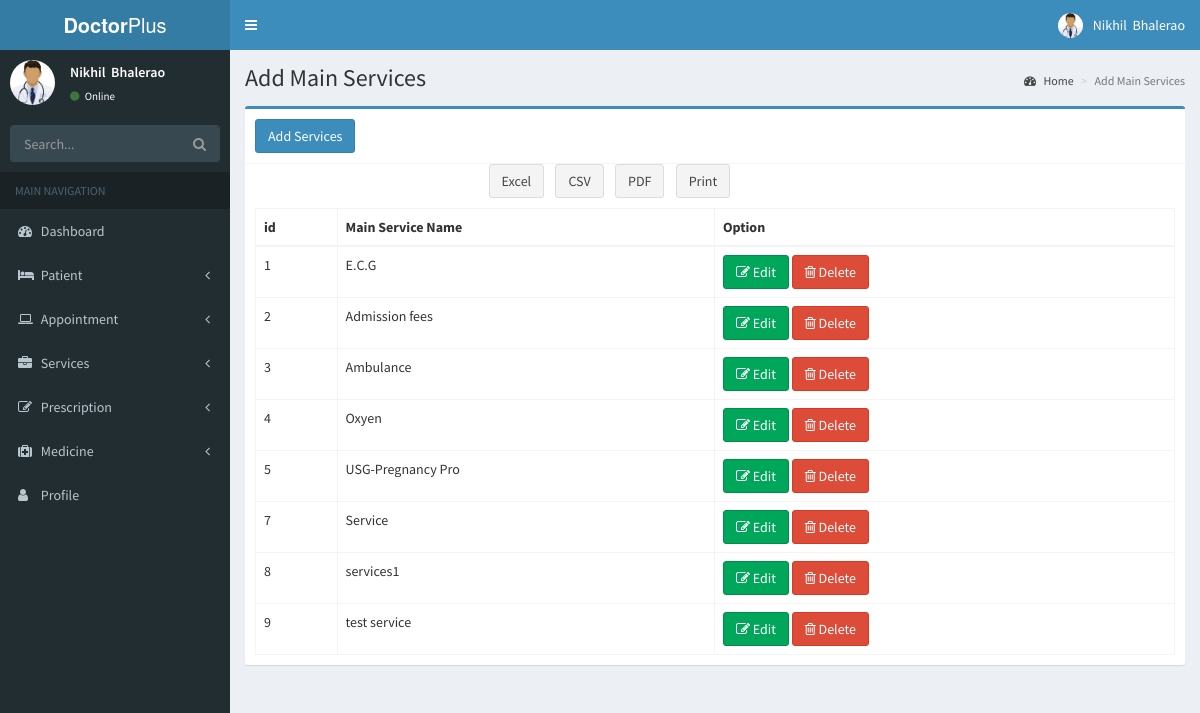
/dashboard/Services/addservices.php, run on the app's committed database.
### tables this page shows
CREATE TABLE IF NOT EXISTS `mainservices` (
  `id` int(100) NOT NULL AUTO_INCREMENT,
  `mainservicename` varchar(100) NOT NULL,
  PRIMARY KEY (`id`)
);

### dashboard/Services/addservices.php (the view, shortened to what this page needs)
<?php include"../Include/header.php";?>
<?php include"../Include/sidebar.php";?>
<?php
include("../inc/connect.php") ;
$query=mysqli_query($db_connect, "SELECT * FROM mainservices")or die (mysql_error());
$row1=mysql_fetch_all($query);
function mysql_fetch_all($query) {
    $all = array();
    while ($all[] = mysqli_fetch_assoc($query)) {$temp=$all;}
    return $temp;
}
?>
<div class="content-wrapper">
    <section class="content-header">
      <h1>
        Add Main Services
      </h1>
      <ol class="breadcrumb">
        <li><a href="#"><i class="fa fa-dashboard"></i> Home</a></li>
        <li class="active">Add Main Services</li>
      </ol>
    </section>
    <section class="content">
      <div class="row">
        <div class="col-xs-12">
        <div class="box box-primary">
            <div class="box-header with-border">
              <a href="mainservices.php">
              <button type="submit" name="submit" class="btn btn-primary">Add Services</button></a><br>
              </div>
<td>
<a href="./exceladdscervice.php"> <button type="button" class="btn btn-default">Excel</button></a>
</td>&nbsp;&nbsp;
<td>
<a href="csvaddservice.php"><button type="button" class="btn btn-default">CSV</button></a>
</td>&nbsp;&nbsp;
<td>
<a href="./PDF/addmainser_pdf.php"><button type="button" class="btn btn-default">PDF</button></a>
 </td>&nbsp;&nbsp;
<td>
    <td>
                    <button type="button" onclick="window.print();" class="btn btn-default">Print</button>
                  </td>
            <div class="box-body">
<table id="example1" class="table table-bordered table-hover">
<thead>
 <tr>
<th>id</th>
  <th>Main Service Name</th>
  <th>Option</th>
</tr>
</thead>
<tbody>
<?php
     foreach ($row1 as $row)
      {
?> <tr>
<td><?php echo $row['id'];?></td>
<td><?php echo $row['mainservicename'];?></td>
<td><a href="editmainservices.php?id=<?php echo $row['id'];?>"><span class="btn btn-success bg-green"><i class="fa fa-edit"></i> Edit </span></a>
<a href="delete.php?id=<?php echo $row['id'];?>"><span class="btn btn-danger"><i class="fa fa-trash-o"></i> Delete </span></a></td>
</tr>
<?php } ?>
</tbody>
</table>
</div>
</div>
</div>
</div>
</section>
  </div>
<?php include "../Include/footer.php";?>

### dashboard/Include/header.php (shortened to what this page needs)
<?php include"../inc/connect.php";
 ?>
 <!DOCTYPE html>
<html>
<head>
  <link rel="stylesheet" href="../bower_components/bootstrap/dist/css/bootstrap.min.css">
  <link rel="stylesheet" href="../bower_components/font-awesome/css/font-awesome.min.css">
  <link rel="stylesheet" href="../bower_components/Ionicons/css/ionicons.min.css">
  <link rel="stylesheet" href="../bower_components/select2/dist/css/select2.min.css">
  <link rel="stylesheet" href="../dist/css/AdminLTE.min.css">
  <link rel="stylesheet" href="../dist/css/skins/_all-skins.min.css">
  <link rel="stylesheet" href="../bower_components/morris.js/morris.css">
  <link rel="stylesheet" href="../bower_components/jvectormap/jquery-jvectormap.css">
  <link rel="stylesheet" href="../bower_components/bootstrap-datepicker/dist/css/bootstrap-datepicker.min.css">
  <link rel="stylesheet" href="../bower_components/bootstrap-daterangepicker/daterangepicker.css">
  <link rel="stylesheet" href="../plugins/bootstrap-wysihtml5/bootstrap3-wysihtml5.min.css">
  <link rel="stylesheet" href="../bower_components/fullcalendar/dist/fullcalendar.min.css">
  <link rel="stylesheet" href="../bower_components/fullcalendar/dist/fullcalendar.print.min.css" media="print">
  <link rel="stylesheet" href="../bower_components/datatables.net-bs/css/dataTables.bootstrap.min.css">
  </head>
<body class="hold-transition skin-blue sidebar-mini">
<div class="wrapper">
  <header class="main-header">
    <a href="index.php" class="logo">
      <span class="logo-lg"><b>Doctor</b>Plus</span>
    </a>
    <nav class="navbar navbar-static-top">
      <a href="#" class="sidebar-toggle" data-toggle="push-menu" role="button">
      </a>
      <div class="navbar-custom-menu">
        <ul class="nav navbar-nav">
        <li class="dropdown user user-menu">
         <a href="#" class="dropdown-toggle" data-toggle="dropdown">
          <?php
$sql="SELECT * FROM login";
    $write =mysqli_query($db_connect, $sql) or die(mysql_error($db_connect));
     $row2=mysqli_fetch_array($write)or die (mysql_error($db_connect));
?>
              <img src="../../dashboard/Upload/Adminprofile/<?php echo $row2['profile'];?>" class="user-image" alt="User Image">
              <span class="hidden-xs"><?php echo $row2['fname'];?>&nbsp;
           <?php echo $row2['lname'];?></span>
            </a>
          </li>
        </ul>
      </div>
    </nav>
  </header>

### dashboard/Include/sidebar.php (shortened to what this page needs)
  <aside class="main-sidebar">
    <section class="sidebar">
      <div class="user-panel">
        <div class="pull-left image">
           <?php
$sql="SELECT * FROM login";
    $write =mysqli_query($db_connect, $sql) or die(mysql_error($db_connect));
     $row2=mysqli_fetch_array($write)or die (mysql_error($db_connect));
     ?>
          <img src="../../dashboard/Upload/Adminprofile/<?php echo $row2['profile'];?>" class="img-circle" alt="User Image">
        </div>
        <div class="pull-left info">
          <p><?php echo $row2['fname'];?>&nbsp;
           <?php echo $row2['lname'];?></p>
          <a href="#"><i class="fa fa-circle text-success"></i> Online</a>
        </div>
      </div>
      <form action="#" method="get" class="sidebar-form">
        <div class="input-group">
          <input type="text" name="q" class="form-control" placeholder="Search...">
          <span class="input-group-btn">
                <button type="submit" name="search" id="search-btn" class="btn btn-flat"><i class="fa fa-search"></i>
                </button>
              </span>
        </div>
      </form>
      <ul class="sidebar-menu" data-widget="tree">
        <li class="header">MAIN NAVIGATION</li>
        <li>
          <a href=".././Index/index.php">
            <i class="fa fa-dashboard"></i> <span>Dashboard</span>
         </a>
        </li>
       <li class="treeview">
          <a href="#">
            <i class="fa fa-bed"></i> <span>Patient</span>
            <span class="pull-right-container">
              <i class="fa fa-angle-left pull-right"></i>
            </span>
          </a>
        </li>
        <li class="treeview">
          <a href="#">
            <i class="fa fa-laptop"></i> <span>Appointment</span>
            <span class="pull-right-container">
              <i class="fa fa-angle-left pull-right"></i>
            </span>
          </a>
        </li>
         <li class="treeview">
          <a href="#">
            <i class="fa fa-briefcase"></i> <span>Services</span>
            <span class="pull-right-container">
              <i class="fa fa-angle-left pull-right"></i>
            </span>
          </a>
        </li>
        <li class="treeview">
          <a href="#">
            <i class="fa fa-edit"></i> <span>Prescription</span>
            <span class="pull-right-container">
              <i class="fa fa-angle-left pull-right"></i>
            </span>
          </a>
        </li>
         <li class="treeview">
          <a href="#">
            <i class="fa fa-medkit"></i> <span>Medicine</span>
            <span class="pull-right-container">
              <i class="fa fa-angle-left pull-right"></i>
            </span>
          </a>
        </li>
           <li>
          <a href="../Admin/index.php">
            <i class="fa fa-user"></i> <span>Profile</span>
         </a>
        </li>
        </ul>
    </section>
  </aside>

### data on the page
mainservices: id "1", mainservicename "E.C.G"
mainservices: id "2", mainservicename "Admission fees"
mainservices: id "3", mainservicename "Ambulance"
mainservices: id "4", mainservicename "Oxyen"
mainservices: id "5", mainservicename "USG-Pregnancy Pro"
mainservices: id "7", mainservicename "Service"
mainservices: id "8", mainservicename "services1"
mainservices: id "9", mainservicename "test service"

### other printed values
$row2['fname'] "Nikhil"
$row2['lname'] "Bhalerao"
